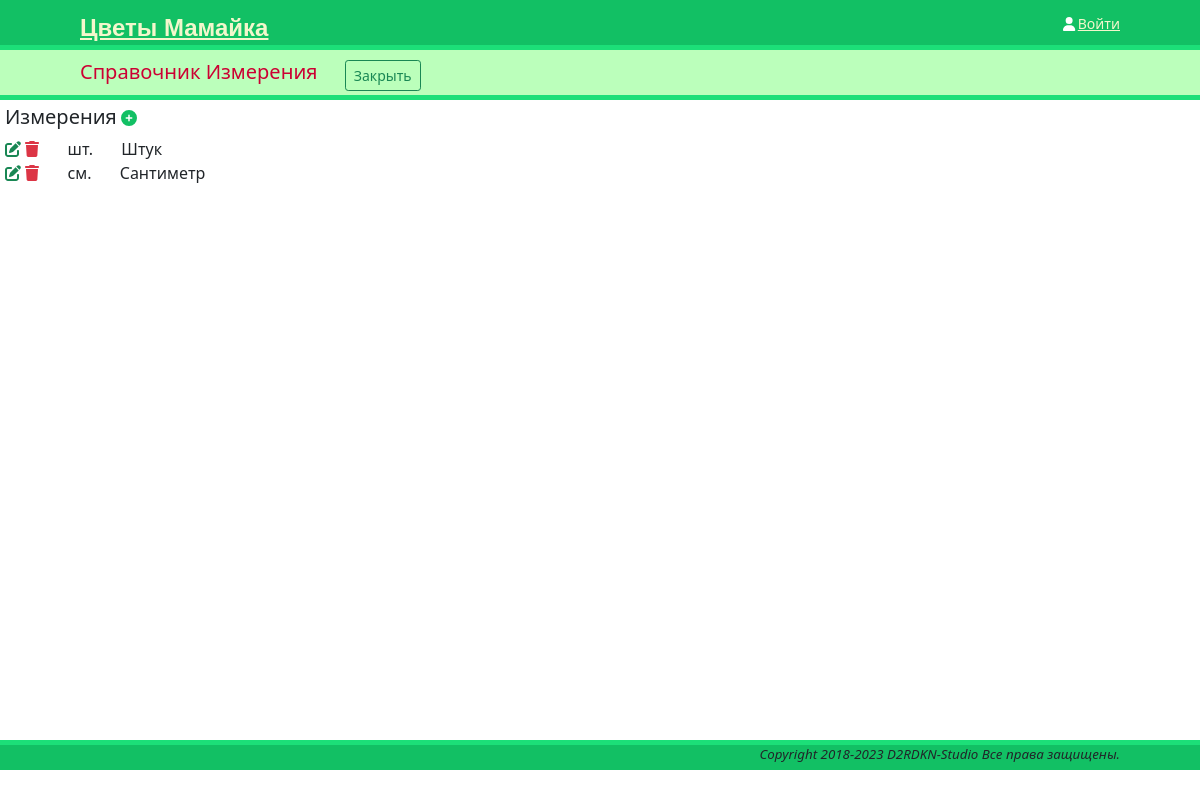
Page /references/measure/ on the committed database.
### references/measure/models.py (models this page shows, shortened)
class Measure(models.Model):
    name = models.CharField(max_length=8, verbose_name='сокр.')
    description = models.CharField(max_length=128, verbose_name='Описание')
    slug = models.SlugField(unique=True)
    def __str__(self):
        return self.name
    class Meta:
        verbose_name = 'Измерение'
        verbose_name_plural = 'Измерения'

### references/measure/views.py (the view)
# urls.py: path('', measure_views.MeasureList.as_view(), name='measure_list'),
class MeasureList(ListView):
    model = Measure
    context_object_name = 'measure'
    template_name = 'references/measure/list.html'

### templates/references/measure/list.html (shortened to what this page needs)
{% extends "onepage.html" %}
{% load static %}
{% block subheader %}
    <span class="inline">
        <h5> Справочник Измерения </h5>
    </span>
    <a href="{% url 'references' %}" class="btn btn-outline-success btn-sm">Закрыть</a>
{% endblock %}
{% block main %}
    <h5 class="inline"> Измерения </h5>
    <span class="inline"> <a href="new"><i class="fa-solid fa-circle-plus"></i></a> </span>
    {% for el in measure %}
        <div class="row">
            <div class="col">
                <a href="{% url 'measure_detail' el.slug %}" class="text-success"><i class="fa-solid fa-pen-to-square"></i></a>
                <a href="{% url 'measure_del' el.slug %}" class="text-danger"><i class="fa-solid fa-trash"></i></a>
                {{ el }}
                {{el.description}}
            </div>
        </div>
    {% endfor %}
{% endblock %}

### static/css/base.css (style rules this page uses)
body { margin: 0; padding: 0; }
.inline { display: inline-block; }
.inline a { color: #12c064; }

### rows in the picture
Measure: name "шт.", description "Штук"
Measure: name "см.", description "Сантиметр"
